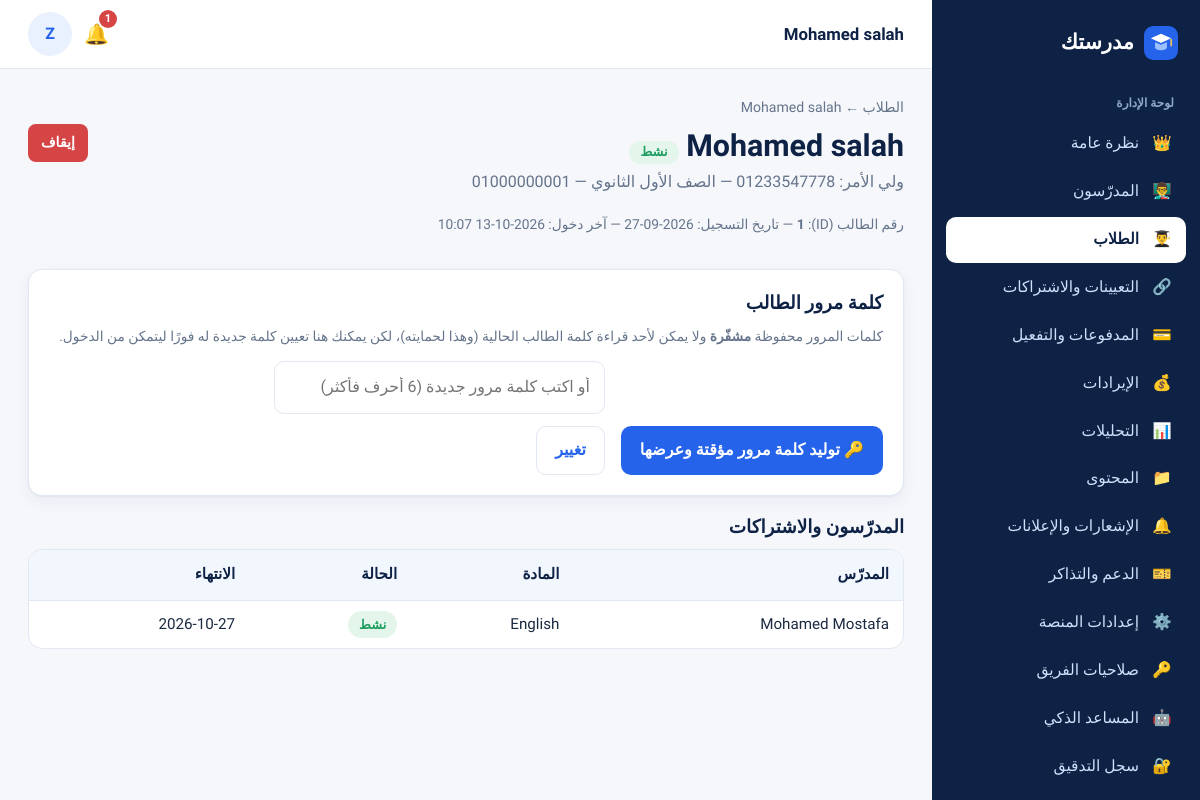
Page /owner/students/2/ (signed in) on the committed database.
### accounts/models.py (models this page shows, shortened)
class SiteSetting(models.Model):
    platform_name = models.CharField("اسم المنصة", max_length=80, default="مدرستك")
    tagline = models.CharField("الشعار النصي", max_length=200, default="مساحتك التعليمية الكاملة مع مدرّسيك")
    wallet_number = models.CharField("رقم المحفظة لاستلام الاشتراكات", max_length=20, blank=True)
    wallet_holder = models.CharField("اسم صاحب المحفظة", max_length=100, blank=True)
    payment_instructions = models.TextField("تعليمات الدفع للطالب", blank=True,
                                            default="حوّل قيمة الاشتراك إلى المحفظة ثم ارفع صورة إيصال التحويل وسيتم تفعيل اشتراكك بعد المراجعة.")
    support_phone = models.CharField("هاتف الدعم", max_length=20, blank=True)
    support_email = models.EmailField("بريد الدعم", blank=True)
    default_monthly_price = models.DecimalField("السعر الافتراضي لاشتراك المدرّس الجديد", max_digits=8, decimal_places=2, default=10)
    groq_api_key = models.CharField("مفتاح Groq API (لتشغيل ميزات الذكاء الاصطناعي)", max_length=200, blank=True)
    anthropic_api_key = models.CharField("مفتاح Anthropic API (بديل عن Groq)", max_length=200, blank=True)
    privacy_text = models.TextField("سياسة الخصوصية", blank=True)
    terms_text = models.TextField("الشروط والأحكام", blank=True)
    registration_open = models.BooleanField("فتح تسجيل الطلاب الجدد", default=True)
    names_in_english = models.BooleanField("تحويل أسماء المسجّلين الجدد إلى الإنجليزية تلقائيًا", default=True)
    staff_permissions = models.JSONField("صلاحيات فريق الإدارة", default=dict, blank=True)
    @classmethod
    def get(cls):
        obj, _ = cls.objects.get_or_create(pk=1)
        return obj

class User(AbstractBaseUser, PermissionsMixin):
    ROLES = [("student", "طالب"), ("teacher", "مدرّس"), ("owner", "مالك المنصة"), ("staff", "فريق الإدارة")]
    STAFF_ROLES = [("support", "دعم فني"), ("finance", "مالية"), ("content", "مسؤول محتوى")]
    phone = models.CharField("رقم الهاتف", max_length=11, unique=True, validators=[phone_validator])
    full_name = models.CharField("الاسم الكامل", max_length=150)
    name_ar = models.CharField("الاسم بالعربية (كما سُجّل)", max_length=150, blank=True)
    role = models.CharField("الدور", max_length=10, choices=ROLES, default="student")
    staff_role = models.CharField("صلاحية الفريق", max_length=10, choices=STAFF_ROLES, blank=True)
    is_active = models.BooleanField("مفعّل", default=True)
    is_staff = models.BooleanField(default=False)
    date_joined = models.DateTimeField(default=timezone.now)
    objects = UserManager()
    USERNAME_FIELD = "phone"
    REQUIRED_FIELDS = ["full_name"]
    class Meta:
        verbose_name = "مستخدم"
    @property
    def first_name(self):
        return (self.full_name or "").split(" ")[0]
    @property
    def is_student(self):
        return self.role == "student"
    @property
    def is_teacher(self):
        return self.role == "teacher"

class StudentProfile(models.Model):
    GRADES = [(1, "الصف الأول الثانوي"), (2, "الصف الثاني الثانوي"), (3, "الصف الثالث الثانوي"),
              (4, "الصف الأول الإعدادي"), (5, "الصف الثاني الإعدادي"), (6, "الصف الثالث الإعدادي")]
    user = models.OneToOneField(User, on_delete=models.CASCADE, related_name="student_profile")
    student_number = models.PositiveIntegerField("رقم الطالب (ID)", unique=True, null=True, blank=True, editable=False)
    parent_phone = models.CharField("رقم ولي الأمر", max_length=11, validators=[phone_validator])
    grade = models.PositiveSmallIntegerField("المرحلة الدراسية", choices=GRADES)
    avatar = models.ImageField("الصورة الشخصية", upload_to="avatars/", blank=True)

class TeacherProfile(models.Model):
    user = models.OneToOneField(User, on_delete=models.CASCADE, related_name="teacher_profile")
    teacher_code = models.CharField("رقم المدرّس (Teacher ID)", max_length=10, unique=True, blank=True)
    slug = models.SlugField("الرابط الخاص", unique=True, blank=True)
    subject = models.CharField("المادة", max_length=80)
    grades = models.CharField("الصفوف التي يدرّسها", max_length=60, blank=True, help_text="مثال: الأول والثاني الثانوي")
    display_name = models.CharField("الاسم الظاهر للطلاب والزوّار", max_length=60, blank=True,
                                    help_text="يتحكم فيه مالك المنصة فقط. اتركه فارغًا لإظهار الاسم الكامل، أو اكتب مثلًا: M")
    bio = models.TextField("نبذة عن المدرّس", blank=True)
    photo = models.ImageField("الصورة", upload_to="teachers/", blank=True)
    cover = models.ImageField("صورة الغلاف", upload_to="teachers/covers/", blank=True)
    monthly_price = models.DecimalField("سعر الاشتراك الشهري (جنيه)", max_digits=8, decimal_places=2, default=10)
    is_listed = models.BooleanField("يظهر في قائمة المدرّسين العامة", default=True)
    created_at = models.DateTimeField(auto_now_add=True)
    @property
    def name(self):
        return self.user.full_name

### billing/models.py (models this page shows, shortened)
class Enrollment(models.Model):
    STATUS = [("pending", "بانتظار الدفع/المراجعة"), ("active", "نشط"), ("expired", "منتهٍ"),
              ("rejected", "مرفوض"), ("suspended", "موقوف")]
    student = models.ForeignKey(User, on_delete=models.CASCADE, related_name="enrollments")
    teacher = models.ForeignKey(TeacherProfile, on_delete=models.CASCADE, related_name="enrollments")
    status = models.CharField(max_length=10, choices=STATUS, default="pending")
    started_at = models.DateTimeField(null=True, blank=True)
    expires_at = models.DateTimeField(null=True, blank=True)
    activated_by = models.ForeignKey(User, null=True, blank=True, on_delete=models.SET_NULL, related_name="+")
    created_at = models.DateTimeField(auto_now_add=True)
    class Meta:
        unique_together = ("student", "teacher")
        ordering = ["-created_at"]
    @property
    def is_active(self):
        return self.status == "active" and bool(self.expires_at) and self.expires_at > timezone.now()
    @property
    def display_status(self):
        if self.status == "active":
            return "active" if self.is_active else "expired"
        if self.status == "pending":
            return "under_review" if self.has_pending_payment else "awaiting_payment"
        return self.status
    @property
    def display_label(self):
        return {"active": "نشط", "expired": "منتهٍ", "under_review": "قيد المراجعة", "awaiting_payment": "بانتظار الدفع",
                "rejected": "مرفوض", "suspended": "موقوف"}[self.display_status]

### owner/views.py (the view)
# urls.py: path("students/<int:pk>/", v.student_detail, name="student_detail"),
@owner_required("students")
def student_detail(request, pk):
    s = get_object_or_404(User.objects.select_related("student_profile"), pk=pk, role="student")
    return render(request, "owner/student_detail.html", _student_ctx(s))

### accounts/context_processors.py (called while the page is built)
def site(request):
    return {"site": SiteSetting.get()}

def _item(label, icon, url, section=None, exact=False):
    return {"label": label, "icon": icon, "url": url, "section": section, "exact": exact}

### owner/views.py (called while the page is built)
def _student_ctx(s, **extra):
    enr = Enrollment.objects.filter(student=s).select_related("teacher__user")
    tickets = Ticket.objects.filter(user=s)
    return {"s": s, "enr": enr, "tickets": tickets, **extra}

### uikit/context_processors.py (called while the page is built, shortened)
def ui(request):
    ctx = {"ICONS": ICONS}
    u = getattr(request, "user", None)
    if not u or not u.is_authenticated:
        return ctx
    p = request.path
    return ctx

### templates/owner/student_detail.html (shortened to what this page needs)
{% extends "owner/base.html" %}
{% block topbar_title %}{{ s.full_name }}{% endblock %}
{% block content %}
<div class="crumbs"><a href="{% url 'owner:students' %}">الطلاب</a> ← {{ s.full_name }}</div>
<div class="pagehead"><div><h1>{{ s.full_name }} <span class="badge {% if s.is_active %}green{% else %}red{% endif %}">{% if s.is_active %}نشط{% else %}موقوف{% endif %}</span></h1>
<p class="muted ltr">{{ s.phone }} — ولي الأمر: {{ s.student_profile.parent_phone }} — {{ s.student_profile.get_grade_display }}</p>
<p class="small muted">رقم الطالب (ID): <b>{{ s.student_profile.student_number|default:"—" }}</b> — تاريخ التسجيل:  — آخر دخول: {{ s.last_login|date:"Y-m-d H:i"|default:"لم يسجّل دخولًا بعد" }}</p></div>
<form method="post" action="{% url 'owner:student_toggle' s.pk %}" data-confirm="تأكيد؟">{% csrf_token %}<button class="btn sm {% if s.is_active %}danger{% else %}teal{% endif %}">{% if s.is_active %}إيقاف{% else %}تفعيل{% endif %}</button></form></div>
{% if staff_can.student_passwords %}
<div class="card mb"><h3>كلمة مرور الطالب</h3>
<p class="small muted">كلمات المرور محفوظة <b>مشفّرة</b> ولا يمكن لأحد قراءة كلمة الطالب الحالية (وهذا لحمايته)، لكن يمكنك هنا تعيين كلمة جديدة له فورًا ليتمكن من الدخول.</p>
<div class="row" style="gap:16px;flex-wrap:wrap;align-items:flex-end">
<form method="post" action="{% url 'owner:student_reset_password' s.pk %}" data-confirm="سيتم توليد كلمة مرور جديدة وإبطال القديمة. متابعة؟">{% csrf_token %}<input type="hidden" name="action" value="generate"><button class="btn">🔑 توليد كلمة مرور مؤقتة وعرضها</button></form>
<form method="post" action="{% url 'owner:student_reset_password' s.pk %}" class="row" data-once>{% csrf_token %}<input class="input" type="password" name="password" placeholder="أو اكتب كلمة مرور جديدة (6 أحرف فأكثر)" required minlength="6"><button class="btn ghost">تغيير</button></form>
</div></div>
{% endif %}
<h3>المدرّسون والاشتراكات</h3>
<div class="tablewrap"><table class="t"><thead><tr><th>المدرّس</th><th>المادة</th><th>الحالة</th><th>الانتهاء</th></tr></thead><tbody>
{% for e in enr %}<tr><td>{{ e.teacher.name }}</td><td>{{ e.teacher.subject }}</td><td><span class="badge {% if e.display_status == 'active' %}green{% elif e.display_status == 'under_review' %}amber{% else %}red{% endif %}">{{ e.display_label }}</span></td><td>{{ e.expires_at|date:"Y-m-d"|default:"—" }}</td></tr>{% empty %}<tr><td colspan="4" class="center muted">لا يوجد اشتراكات.</td></tr>{% endfor %}
</tbody></table></div>
{% endblock %}

### templates/dash_base.html (shortened to what this page needs)
{% extends "base.html" %}
{% block body %}
<div class="app">
  <aside class="sidebar" id="sidebar" aria-label="القائمة الجانبية">
    <a class="brand" href="{% if user.is_student %}{% url 'student:home' %}{% else %}{% url 'go' %}{% endif %}">{% include "partials/logo.html" %}<span>{{ site.platform_name }}</span></a>
    <div class="sec">{% if user.role == 'student' %}حسابي{% elif user.role == 'teacher' %}لوحة المدرّس{% else %}لوحة الإدارة{% endif %}</div>
    {% for i in nav %}<a class="nav {% if i.active %}active{% endif %}" href="{{ i.url }}"><span class="ic">{{ i.icon }}</span>{{ i.label }}</a>{% endfor %}
  </aside>
  <div class="main">
    <header class="topbar">
      <div class="title">{% block topbar_title %}{% endblock %}</div>
      {% if user.is_student %}<a class="bell" href="{% url 'student:notifications' %}" aria-label="الإشعارات">🔔{% if unread_count %}<span class="dot">{{ unread_count }}</span>{% endif %}</a>
      {% else %}<a class="bell" href="{% if user.is_teacher %}{% url 'teacher:messages' %}{% else %}{% url 'owner:tickets' %}{% endif %}" aria-label="تنبيهات">🔔{% if unread_count %}<span class="dot">{{ unread_count }}</span>{% endif %}</a>{% endif %}
      <span class="avatar" title="{{ user.full_name }}">{{ user.first_name|slice:":1" }}</span>
    </header>
    <div class="content">
      {% block content %}{% endblock %}
    </div>
  </div>
</div>
{% endblock %}

### static/css/app.css (style rules this page uses)
:root { --navy:#0e2245; --navy-2:#16305d; --blue:#2563eb; --blue-d:#1d4fc4; --sky:#e8f1fd; --sky-2:#f2f7fe; --teal:#0f9d8f; --teal-l:#e0f5f2; --purple:#6d5bd0; --purple-l:#efecfb; --gold:#c9962b; --gold-l:#fbf3e0; --red:#d64545; --red-l:#fdeaea; --green:#1f9d61; --green-l:#e4f6ec; --amber:#d98a10; --amber-l:#fdf1dc; --bg:#f5f7fb; --card:#fff; --text:#1b2a41; --muted:#65748b; --line:#e1e8f2; --shadow:0 1px 2px rgba(14,34,69,.05),0 6px 18px rgba(14,34,69,.05); --r:14px; --sidebar:268px; }
* { box-sizing:border-box }
html { scroll-behavior:smooth }
body { margin:0;background:var(--bg);color:var(--text);font-family:"Tajawal","Segoe UI",Tahoma,Arial,sans-serif;font-size:16px;line-height:1.8;-webkit-font-smoothing:antialiased }
a { color:var(--blue);text-decoration:none }
h1,h2,h3,h4 { line-height:1.45;margin:0 0 .5em;color:var(--navy);font-weight:800 }
h1 { font-size:1.9rem }
h3 { font-size:1.15rem }
p { margin:0 0 .9em }
.muted { color:var(--muted) }
.small { font-size:.86rem }
.ltr { direction:ltr;unicode-bidi:embed;display:inline-block }
.row { display:flex;gap:12px;align-items:center;flex-wrap:wrap }
.mb { margin-bottom:18px }
.btn { display:inline-flex;align-items:center;justify-content:center;gap:6px;padding:9px 18px;border-radius:10px;border:1.5px solid transparent;background:var(--blue);color:#fff;font:inherit;font-weight:700;cursor:pointer;text-decoration:none;transition:background .15s,transform .05s }
.btn.sm { padding:5px 12px;font-size:.88rem;border-radius:8px }
.btn.ghost { background:transparent;color:var(--blue);border-color:var(--line) }
.btn.danger { background:var(--red) }
.card { background:var(--card);border:1px solid var(--line);border-radius:var(--r);padding:20px;box-shadow:var(--shadow) }
.card h3 { margin-bottom:.4em }
.badge { display:inline-block;padding:2px 11px;border-radius:99px;font-size:.8rem;font-weight:700;background:var(--sky);color:var(--blue);white-space:nowrap }
.badge.green { background:var(--green-l);color:var(--green) }
.input { width:100%;padding:11px 14px;border:1.5px solid var(--line);border-radius:10px;font:inherit;background:#fff;color:var(--text) }
.tablewrap { overflow-x:auto;border:1px solid var(--line);border-radius:var(--r);background:#fff }
table.t { width:100%;border-collapse:collapse;font-size:.95rem }
table.t th { background:var(--sky-2);color:var(--navy);text-align:start;padding:11px 14px;font-weight:700;white-space:nowrap;border-bottom:1px solid var(--line) }
table.t td { padding:10px 14px;border-bottom:1px solid var(--line);vertical-align:middle }
table.t tr:last-child td { border-bottom:0 }
.app { display:grid;grid-template-columns:var(--sidebar) minmax(0,1fr);min-height:100vh }
.sidebar { background:var(--navy);color:#cfe0fb;position:sticky;top:0;height:100vh;overflow-y:auto;padding:18px 14px;display:flex;flex-direction:column;gap:2px }
.brand { display:flex;align-items:center;gap:10px;color:#fff;font-weight:800;font-size:1.3rem;padding:6px 8px 16px;text-decoration:none }
.sidebar .sec { font-size:.75rem;color:#8fa6cc;padding:14px 12px 4px;font-weight:700 }
.sidebar a.nav { display:flex;align-items:center;gap:11px;padding:9px 12px;border-radius:10px;color:#cfe0fb;font-weight:500;text-decoration:none;font-size:.97rem }
.sidebar a.nav.active { background:#fff;color:var(--navy);font-weight:800 }
.sidebar a.nav .ic { width:24px;text-align:center }
.main { min-width:0;display:flex;flex-direction:column }
.topbar { display:flex;align-items:center;gap:12px;padding:12px 28px;background:#fff;border-bottom:1px solid var(--line);position:sticky;top:0;z-index:20 }
.topbar .title { font-weight:800;color:var(--navy);font-size:1.05rem }
.content { padding:26px 28px 60px;max-width:1240px;width:100% }
.pagehead { display:flex;align-items:flex-start;justify-content:space-between;gap:14px;flex-wrap:wrap;margin-bottom:20px }
.pagehead h1 { margin:0 }
.crumbs { font-size:.88rem;color:var(--muted);margin-bottom:4px }
.crumbs a { color:var(--muted) }
.bell { position:relative;font-size:1.25rem;text-decoration:none }
.bell .dot { position:absolute;top:-6px;inset-inline-start:-8px;background:var(--red);color:#fff;border-radius:99px;font-size:.7rem;min-width:18px;text-align:center;padding:0 4px;line-height:18px;font-weight:700 }
.avatar { width:44px;height:44px;border-radius:50%;background:var(--sky);color:var(--blue);display:grid;place-items:center;font-weight:800;object-fit:cover;flex:none }

### rows in the picture
SiteSetting: platform_name "مدرستك"
User: full_name "Mohamed salah", phone "01000000001", student_profile.grade "الصف الأول الثانوي", student_profile.student_number "1", last_login "2026-10-13 10:07"
User: first_name "Z"
Enrollment: teacher.name "Mohamed Mostafa", teacher.subject "English", display_label "نشط", expires_at "2026-10-27"

### other values in the picture
{{ i.icon }} "👑" "👨‍🏫" "👨‍🎓" "🔗" "💳" "💰" "📊" "📁" "🔔" "🎫" "⚙️" "🔑" "🤖" "🔐"
{{ i.label }} "نظرة عامة" "المدرّسون" "الطلاب" "التعيينات والاشتراكات" "المدفوعات والتفعيل" "الإيرادات" "التحليلات" "المحتوى" "الإشعارات والإعلانات" "الدعم والتذاكر" "إعدادات المنصة" "صلاحيات الفريق" "المساعد الذكي" "سجل التدقيق"
{{ unread_count }} "1"
